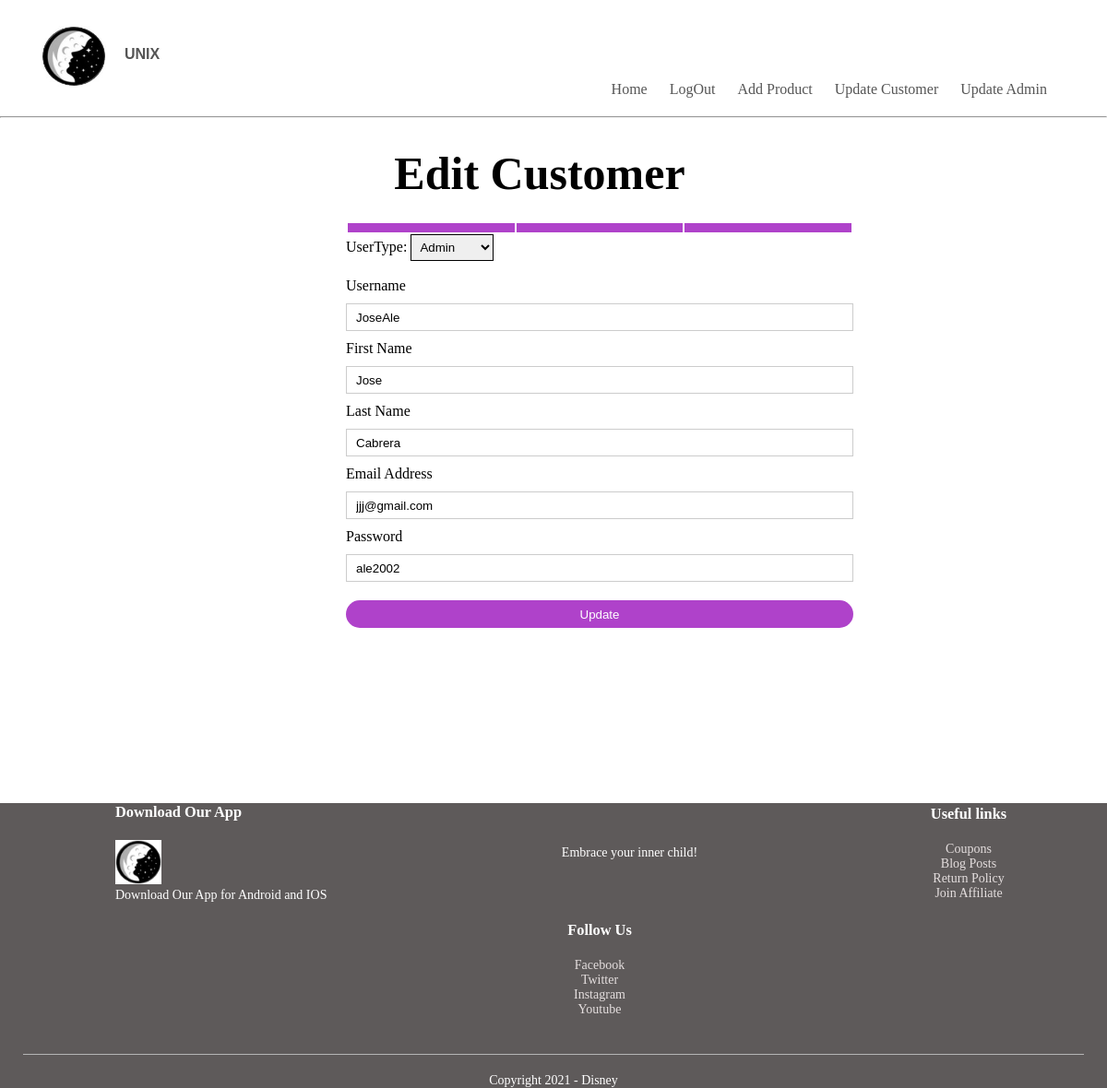
/editUser.php?user=JoseAle (signed in), run on the app's committed database.
### tables this page shows
CREATE TABLE `users` (
  `id` int(11) NOT NULL,
  `userType` varchar(255) NOT NULL,
  `username` varchar(255) NOT NULL,
  `password` varchar(255) NOT NULL,
  `email` varchar(255) NOT NULL,
  `firstName` varchar(255) NOT NULL,
  `lastName` varchar(255) NOT NULL
);

### editUser.php (the view, shortened to what this page needs)
<?php
require "./database.php";
if ($_SESSION['type'] == 'admin'){
    if(isset($_GET["user"]))
    {
        $user =$_GET["user"];
        $query = $pdo->prepare("SELECT userType, username, password, email, firstName, lastName
                                FROM unixdatabase.users WHERE username=?");
        $query->execute([$user]);
        $info = $query->fetchAll(PDO::FETCH_ASSOC);
    }
} else{
    echo 'YOU AR NOT AN ADMIN!';
    exit;
}
?>
<!DOCTYPE html>
<html lang = "en">
<head>
	<link rel = "stylesheet" href ="style.css">
	<link rel="stylesheet"  href="https://stackpath.bootstrapcdn.com/font-awesome/4.7.0/css/font-awesome.min.css">
</head>
<body>
	<div class = "header">
	<div class = "container">
		<div class = "navbar">
		<div class = "logo">
			<img src="mainlogo.jpg" width="70px">
		</div>
			<nav>
                <b> <p style="text-align:left; font-family: helvetica; padding: 20px; padding-top: 30px;">UNIX</p> </b>
				<ul id = "MenuItems">
                    <li> <a href ="./adminPage.php">Home</a></li>
					<li> <a href="./logout.php?data=logout">LogOut</a></li>
                    <li> <a href = "./addproduct.php"> Add Product</a></li>
                    <li> <a href = "./updatecustomer.php"> Update Customer</a></li>
                    <li> <a href = "./updateadmin.php"> Update Admin</a></li>
				</ul>
		</div>
    </div>
    <hr>
	</div>
	<div class = "row">
		<div class = "col-2">
            <h2><center>Edit Customer</center></h2>
<br>
            <table>
                <thread>
                    <tr>
                         <th> </td>
                             <th> </th>
                            <th>  </th>
                        </tr>
                        </table>
					<form method="POST" action="./editUser.php?user=<?php echo $info[0]['username'];?>" >
						<label>UserType:
							<select name="userType" required>
						<?php if ($info[0]['userType'] == 'admin') {?>
								<option value="admin" selected>Admin</option>
							<?php }else{?>
								<option value="admin" >Admin</option>
								<option selected value="customer">Customer</option>
						<?php }?>
							</select>
						</label>
						<br>
						<br>
                        <div class="input-group">
                            <label>Username</label>
                            <input type="text" name="username" value="<?php echo $info[0]['username'];?>">
                        </div>
                        <div class="input-group">
                            <label>First Name</label>
                            <input type="text" name="firstName" value="<?php echo $info[0]['firstName'];?>">
                        </div>
                        <div class="input-group">
                            <label>Last Name</label>
                            <input type="text" name="lastName" value="<?php echo $info[0]['lastName'];?>">
                        </div>
                        <div class="input-group">
                            <label>Email Address</label>
                            <input type="text" name="email" value="<?php echo $info[0]['email'];?>">
                        </div>
						<div class="input-group">
                            <label>Password</label>
                            <input type="text" name="password" value="<?php echo $info[0]['password'];?>">
                        </div>
                        <div class="crudbtn-group">
                            <input type="submit" name="updateUser" class="btn" value="Update">
                        </div>
                    </form>
                    </div>
                </div>
        <br>
        <br>
        <br>
        <br>
        <br>
        <br>
        <br>
        <br>
        <br>
        <br>
	<div class = "footer">
		<div class ="container">
			<div class = "row">
				<div class = "footer-col-1">
					<h3>Download Our App</h3>
                    <img src="mainlogo.jpg">
					<p>Download Our App for Android and IOS</p>
				</div>
				<div class = "footer-col-2">
					<p>Embrace your inner child!</p>
				</div>
				<div class = "footer-col-3">
					<h3>Useful links</h3>
					<ul>
						<li>Coupons</li>
						<li>Blog Posts</li>
						<li>Return Policy</li>
						<li> Join Affiliate</li>
					</ul>
				</div>
				<div class = "footer-col-3">
					<h3>Follow Us</h3>
					<ul>
						<li>Facebook</li>
						<li>Twitter</li>
						<li>Instagram</li>
						<li> Youtube</li>
					</ul>
				</div>
			</div>
			<hr>
			<p class = "copyright">Copyright 2021 - Disney</p>
		</div>
	</div>
</body>
</html>

### style.css (style rules this page uses)
* { margin:0; padding:0; box-sizing:border-box; }
.navbar { display:flex; align-items:center; padding:20px; }
nav { flex:1; text-align:right; }
nav ul { display: inline-block; list-style-type:none; }
nav ul li { display: inline-block; margin-right:20px; }
a { text-decoration: none; color:#555; }
p { color:#555; }
.container { max-width: 1300px; margin: auto; padding-left:25px; padding-right:25px; }
.row { padding-left:100px; display:flex; align-items: center; flex-wrap: wrap; justify-content: space-around; }
.col-2 { flex-basis:50%; min-width:30px; padding-top: 30px; }
.col-2 h2 { font-size: 50px; line-height: 60px; margin-right: 130px; }
.btn { display:inline-block; background:#af42ca; color: #fff; padding: 8px 30px; margin-left:170px; border-radius:30px; transition: background 0.5s; }
.header { background: radial-gradient(#fff,#ffffff) }
.footer { background:rgb(94, 90, 90); color:#e4dede; font-size:14px; padding:60px 0 20; }
.footer p { color:#fff; }
.footer h3 { color:#fff; margin-bottom:20px; }
.footer-col-1, .footer-col-2, .footer-col-3, .footer-col-4 { min-width:250px; margin-bottom:20px; }
.footer-col-1 { flex-basis:30%; }
.footer-col-2 { flex:1; text-align:center; }
.footer-col-3, .footer-col-4 { flex-basis:12%; text-align:center; }
ul { list-style-type: none; }
.footer-col-1 img { width:50px; }
.footer hr { border:none; background:#b5b5b5; height:1px; margin:20px 0; }
.copyright { text-align:center; }
select { border:1px solid #000000; padding:5px; }
table { width:100%; }
th { text-align: left; padding:5px; color:#fff; background:#af42ca; font-weight:normal; }
form input { width:100%; height:30px; margin:10px 0; padding:0 10px; border:1px solid #ccc; }
form .btn { width:100%; border:none; cursor:pointer; margin:10px 0; }

### data on the page
users: userType "Admin", username "JoseAle", firstName "Jose", lastName "Cabrera", email "jjj@gmail.com", password "ale2002"
